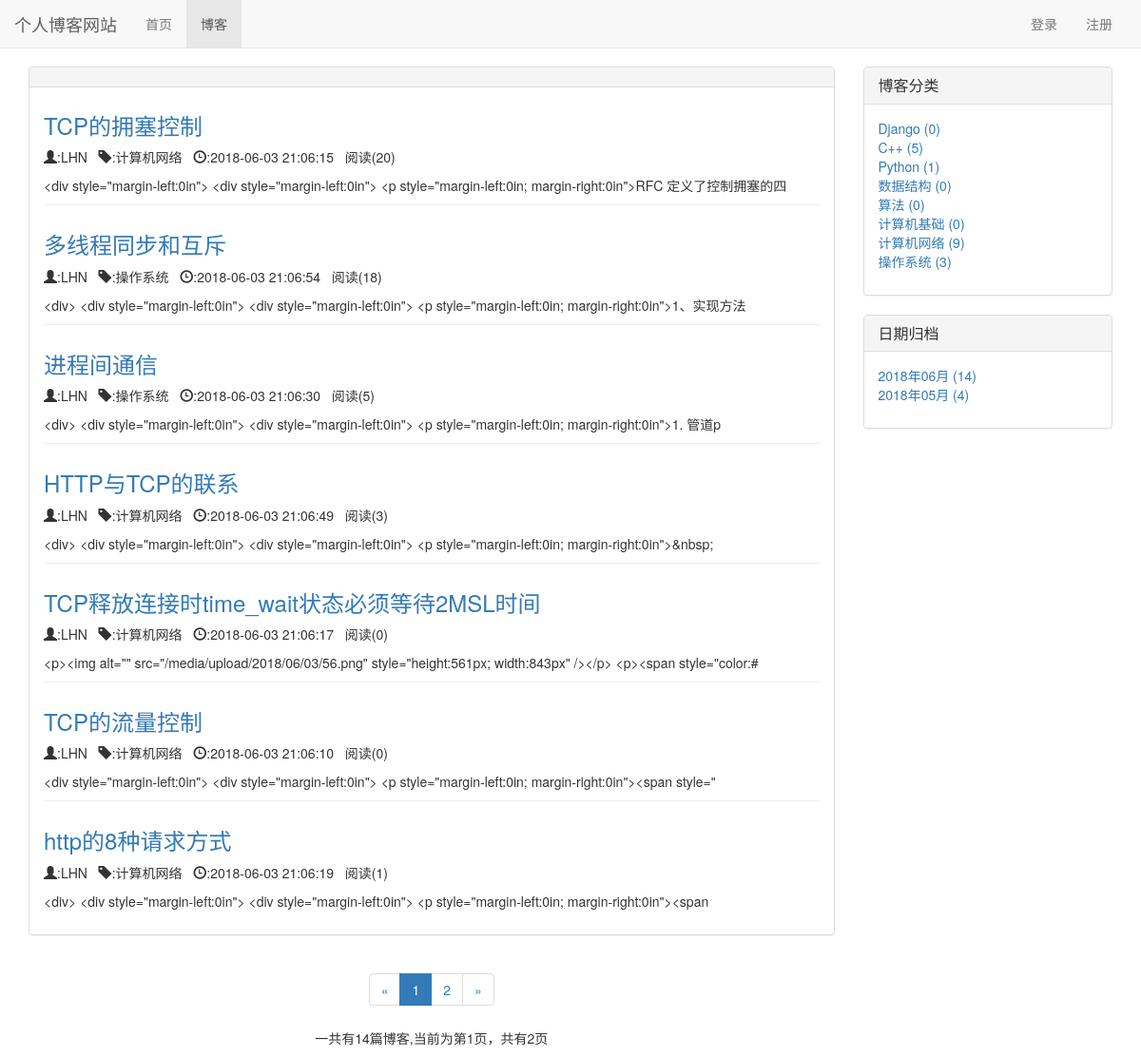
The app's page /blog/date/2018/6 with its own data.
### blog/models.py (models this page shows, shortened)
class Blog(models.Model,ReadNumExpandMethod):
    title = models.CharField(max_length=50)
    blog_type = models.ForeignKey(BlogType,on_delete=models.CASCADE)
    content = RichTextUploadingField()
    author = models.ForeignKey(User,on_delete=models.CASCADE)
    read_details = GenericRelation(ReadDetail)
    created_time = models.DateTimeField(auto_now_add=True)
    last_updated_time = models.DateTimeField(auto_now=True)
    class Meta:
        ordering = ['-last_updated_time']

class BlogType(models.Model):
    type_name=models.CharField(max_length=20)

### read_statistics/models.py (models this page shows)
class ReadNum(models.Model):
    read_num = models.IntegerField(default=0)
    content_type = models.ForeignKey(ContentType, on_delete=models.CASCADE)
    object_id = models.PositiveIntegerField()
    content_object = GenericForeignKey('content_type', 'object_id')

### blog/views.py (the view)
# urls.py: path('date/<int:year>/<int:month>',views.blog_with_date,name="blog_with_date"),
def blog_with_date(request,year,month):
    blogs_all_list = Blog.objects.filter(created_time__year=year,created_time__month=month)
    context = {}
    context = blog_base(request, blogs_all_list)
    return render(request,'blog/blog_with_date.html', context)

### read_statistics/models.py (called while the page is built)
    def get_read_num(self):
        try:
            ct = ContentType.objects.get_for_model(self)
            rn = ReadNum.objects.get(content_type=ct,object_id=self.pk)
            return rn.read_num
        except exceptions.ObjectDoesNotExist:
            return 0

### user/context_processors.py (called while the page is built)
def login_model_form(request):
    return {'login_model_form': LoginForm()}

### templates/blog/blog_with_date.html (shortened to what this page needs)
{% extends 'base.html' %}
{% block nav_blog_active %}
    active
{% endblock %}
{% block content %}
    <div class="container">
        <link rel="stylesheet" href="/static/blog.css">
        <div class="row">
            <div class="col-xs-12 col-sm-8 col-md-9 col-lg-9">
                 <div class="panel panel-default">
                     <div class="panel-heading">
                     </div>
                     <div class="panel-body">
                         <ul style="list-style-type: none">
                         {% for blog in blogs %}
                             <div class="blog">
                                 <h3><a href="{% url 'blog_detail' blog.pk %}">{{ blog.title }}</a></h3>
                                 <p class="blog-info">
                                     <span class="glyphicon glyphicon-user"></span>:{{ blog.author }}&nbsp&nbsp
                                     <span class="glyphicon glyphicon-tag"></span>:{{ blog.blog_type.type_name }}&nbsp&nbsp
                                     <span class="glyphicon glyphicon-time"></span>:{{ blog.created_time|date:"Y-m-d H:m:s" }}&nbsp&nbsp
                                     阅读({{ blog.get_read_num }})
                                 </p>
                                 <p>{{ blog.content|truncatechars:120 }}</p>
                             </div>
                             {% empty %}
                             <p>--暂无博客，敬请期待--</p>
                        {% endfor %}
                        </ul>
                     </div>
                 </div>
                <div class="page">
                    <ul class="pagination">
                        <li>
                            {% if page_of_blogs.has_previous %}
                                    <a href="?page={{ page_of_blogs.previous_page_number }}" aria-label="Previous">
                                        <span aria-hidden="true">&laquo;</span></a>
                            {% else %}
                                <span aria-hidden="true">&laquo;</span>
                            {%  endif %}
                        </li>
                        {% for page_num in page_range %}
                            {% if page_num == page_of_blogs.number %}
                                <li class="active"><span>{{ page_num }}</span></li>
                            {% else %}
                                {% if page_num == '...' %}
                                    <li><span>{{ page_num }}</span></li>
                                {% else %}
                                    <li><a href="?page={{ page_num }}">{{ page_num }}</a></li>
                                {% endif %}
                            {% endif %}
                        {% endfor %}
                        <li>
                            {% if page_of_blogs.has_next %}
                                <a href="?page={{ page_of_blogs.next_page_number }}" aria-label="Next">
                                    <span aria-hidden="true">&raquo;</span></a>
                            {% else %}
                                <span aria-hidden="true">&raquo;</span>
                            {%  endif %}
                        </li>
                    </ul>
                    <p>一共有{{ page_of_blogs.paginator.count }}篇博客,当前为第{{ page_of_blogs.number }}页，共有{{ page_of_blogs.paginator.num_pages }}页</p>
                </div>
            </div>
            <div class="hidden-xs col-sm-4 col-md-3 col-lg-3">
                <div class="panel panel-default">
                    <div class="panel-heading">
                        <h3 class="panel-title">博客分类</h3>
                    </div>
                    <div class="panel-body">
                       <ul class="blog-types">
                        {% for blog_type in blog_types %}
                            <li>
                                <a href="{% url 'blog_with_type' blog_type.pk%}">
                                    {{ blog_type.type_name }} ({{ blog_type.blog_count }})
                                </a>
                            </li>
                            {% empty %}
                                <li>暂无分类</li>
                        {% endfor %}
                       </ul>
                    </div>
                </div>
                <div class="panel panel-default">
                    <div class="panel-heading"><h3 class="panel-title">日期归档</h3></div>
                    <div class="panel-body">
                       <ul style="list-style-type: none">
                           {% for blog_date,blog_count in blog_dates.items %}
                               <li>
                                   <a href="{% url 'blog_with_date' blog_date.year blog_date.month %}">
                                       {{ blog_date|date:"Y年m月" }} ({{ blog_count }})
                                   </a>
                               </li>
                           {% endfor %}
                       </ul>
                    </div>
                </div>
            </div>
        </div>
    </div>
{% endblock %}

### static/base.css (style rules this page uses)
* { margin: 0; padding: 0 }
body { margin-top: 70px!important; }

### static/blog.css (style rules this page uses)
ul.blog-types { list-style-type: none; }
div.blog:not(:last-child) { margin-bottom: 2em; border-bottom: 1px solid #eee; }
div.blog h3 { margin-top: 0.5em; }
div.page { text-align: center; }

### records on screen
Blog: title "TCP的拥塞控制", author "LHN", blog_type.type_name "计算机网络", created_time "2018-06-03 21:06:15", get_read_num "20", content "<div style=\"margin-left:0in\"> <div style=\"margin-left:0in\"> <p style=\"margin-left:0in; margin-right:0in\">RFC 定义了控制拥塞的四"
Blog: title "多线程同步和互斥", author "LHN", blog_type.type_name "操作系统", created_time "2018-06-03 21:06:54", get_read_num "18", content "<div> <div style=\"margin-left:0in\"> <div style=\"margin-left:0in\"> <p style=\"margin-left:0in; margin-right:0in\">1、实现方法"
Blog: title "进程间通信", author "LHN", blog_type.type_name "操作系统", created_time "2018-06-03 21:06:30", get_read_num "5", content "<div> <div style=\"margin-left:0in\"> <div style=\"margin-left:0in\"> <p style=\"margin-left:0in; margin-right:0in\">1. 管道p"
Blog: title "HTTP与TCP的联系", author "LHN", blog_type.type_name "计算机网络", created_time "2018-06-03 21:06:49", get_read_num "3", content "<div> <div style=\"margin-left:0in\"> <div style=\"margin-left:0in\"> <p style=\"margin-left:0in; margin-right:0in\">&nbsp;"
Blog: title "TCP释放连接时time_wait状态必须等待2MSL时间", author "LHN", blog_type.type_name "计算机网络", created_time "2018-06-03 21:06:17", get_read_num "0", content "<p><img alt=\"\" src=\"/media/upload/2018/06/03/56.png\" style=\"height:561px; width:843px\" /></p> <p><span style=\"color:#"
Blog: title "TCP的流量控制", author "LHN", blog_type.type_name "计算机网络", created_time "2018-06-03 21:06:10", get_read_num "0", content "<div style=\"margin-left:0in\"> <div style=\"margin-left:0in\"> <p style=\"margin-left:0in; margin-right:0in\"><span style=\""
Blog: title "http的8种请求方式", author "LHN", blog_type.type_name "计算机网络", created_time "2018-06-03 21:06:19", get_read_num "1", content "<div> <div style=\"margin-left:0in\"> <div style=\"margin-left:0in\"> <p style=\"margin-left:0in; margin-right:0in\"><span"
BlogType: type_name "Django", blog_count "0"
BlogType: type_name "C++", blog_count "5"
BlogType: type_name "Python", blog_count "1"
BlogType: type_name "数据结构", blog_count "0"
BlogType: type_name "算法", blog_count "0"
BlogType: type_name "计算机基础", blog_count "0"
BlogType: type_name "计算机网络", blog_count "9"
BlogType: type_name "操作系统", blog_count "3"

### other values on screen
{{ page_num }} "1"
{{ page_num }} "2"
{{ page_of_blogs.paginator.count }} "14"
{{ page_of_blogs.number }} "1"
{{ page_of_blogs.paginator.num_pages }} "2"
{{ blog_date|date:"Y年m月" }} "2018年06月" "2018年05月"
{{ blog_count }} "14" "4"
